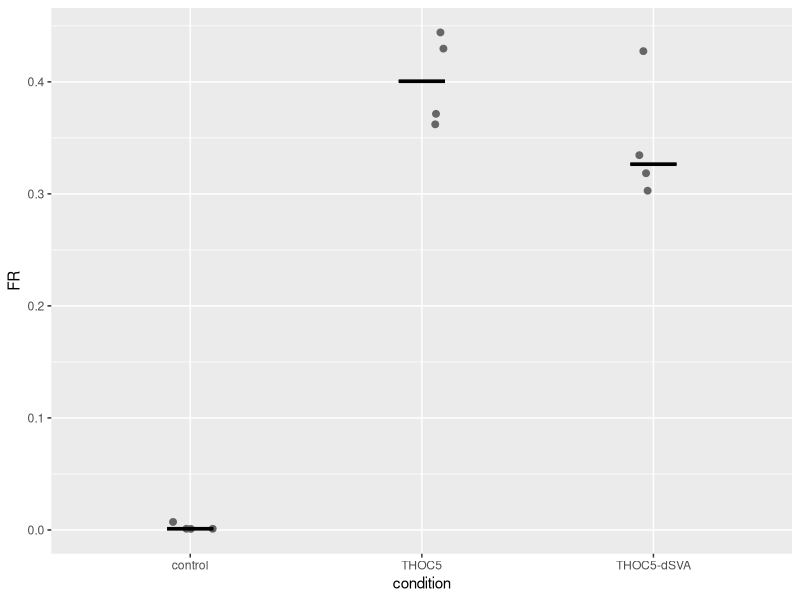
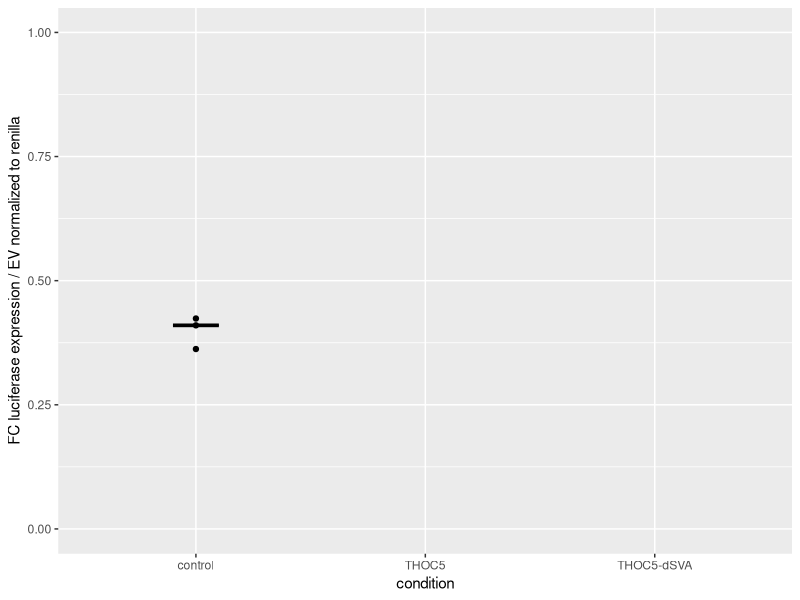
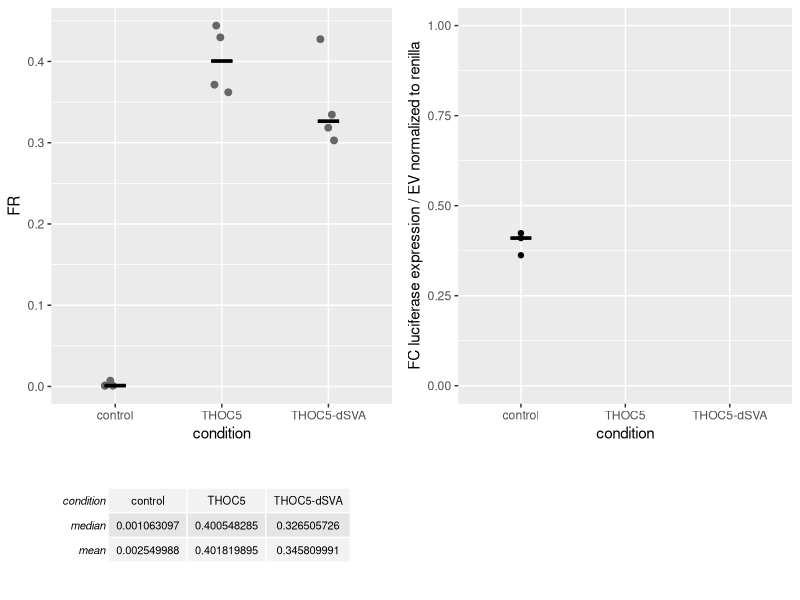
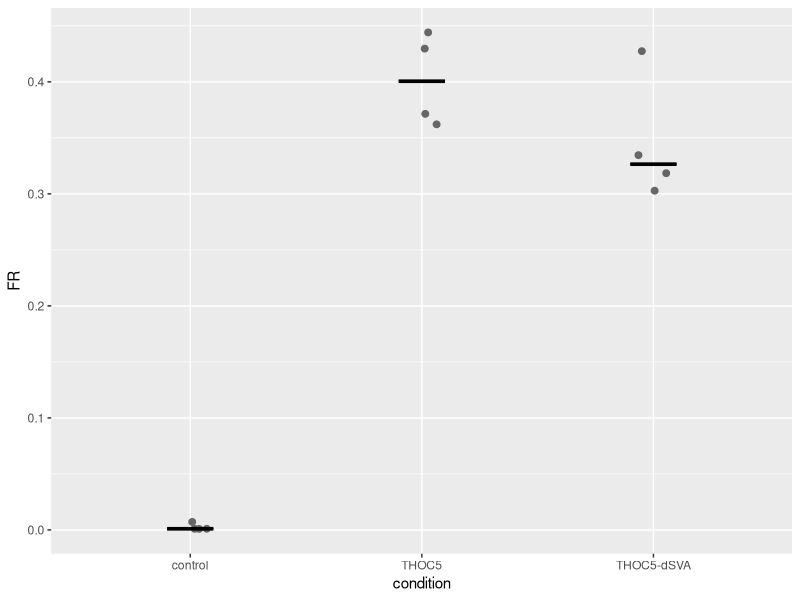
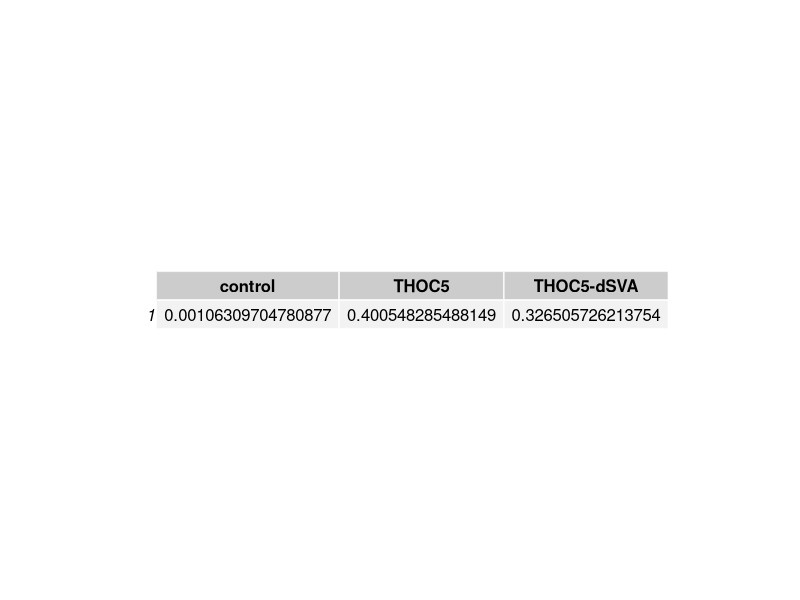
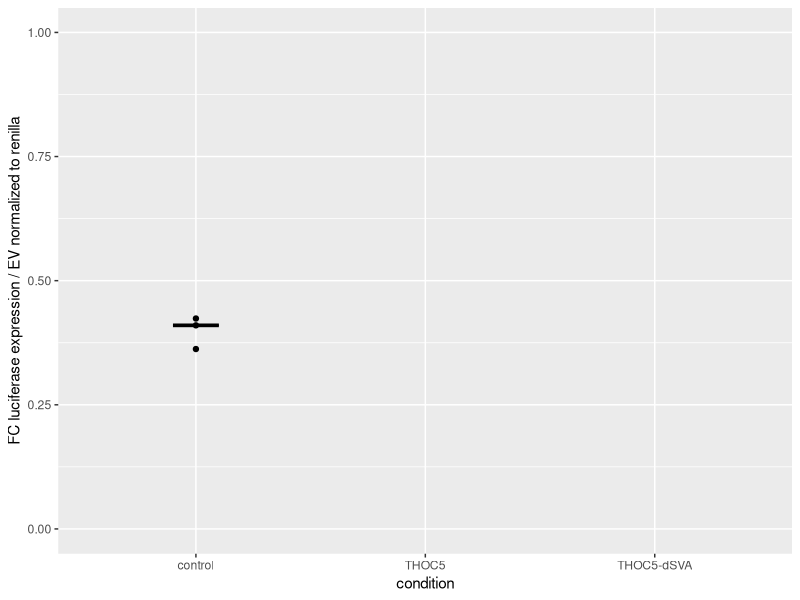

Reproduce these figures in R, in order.
# Dual Luciferase Analysis Pipeline
# Elias Brandorff, SILS Amsterdam Version 1
# import excel data from GloMax luminescence machine
# level 1 calculations: normalize expression to internal control 
# plot normalized expression values
# produce a summary table
# level 2 calculations: normalize expression of experimental to control condition
# plot relative expression 


#set working path
setwd("C:/DualReporterPipeline/")

# load the relevant libraries
library(readxl)
library(tidyr)
library(ggplot2)
library(dplyr)
library(gridExtra)
library(magrittr)

# import complete excel output GloMax with readxl into a dataframe.
# either point to number or name of the correct sheet 
all_data_from_excel <- read_excel("Dual Luciferase Reporter Assay System ELIAS 2020.03.10 05_34_44.xlsx", sheet = "Results")

#Subset firefly data
firefly <- all_data_from_excel[19:26,6:17] %>% unlist()

#Subset renilla data
renilla <- all_data_from_excel[40:47,6:17] %>% unlist()

#Read conditions from a csv file - empty cells are interpreted as NA
df_conditions <- read.csv("conditions_exp1.csv", stringsAsFactors = FALSE, na.strings = c("","NA","na"))

#Subset the dataframe, to select only conditions (get rid of row names)
df_conditions <- df_conditions[1:8,2:13] 

#Convert the dataframe with conditions to a vector
condition <- df_conditions %>% unlist(use.names = FALSE)

#Combine all vectors in a (tidy) dataframe, remove data that has no condition associated with it
#Note: By using filtering for NA, the 'condition' vector defines the data you want to analyze/display
df <- data.frame(condition,firefly,renilla) %>% filter(!is.na(condition))

#add a column that in which data is normalized to internal control
df <- df %>% mutate(FR=firefly/renilla) %>% na.omit() #Remove NA from the table (i.e. cells without data)

#Ensure that the order of the conditions is kept (otherwise ordering is alphabetical)
df$condition <- factor(df$condition, levels=unique(df$condition))

#Use this line of code when you want to sort the data acoording to median of FR
# df$condition <- reorder(df$condition, df$FR, median, na.rm = TRUE)

FR_tidy <- df

#plotting FR ratios for data overview
p1 <- ggplot(FR_tidy, aes(x = condition, y = FR)) +
  geom_jitter(position=position_jitter(0.1), cex=2, color="grey40") +
  stat_summary(fun = median, fun.min = median, fun.max = median,
               geom = "crossbar", width = 0.2)

p1

#Save p1 in png format
png("FR_summary_exp1.png", width = 300, height = 300)
plot(p1)
dev.off()

#Attemp to spread the dataframe. 
FR_tidy5 <- df %>%
  select(condition, FR) %>%
  group_by(condition) %>%
  mutate(grouped_id = row_number()) %>%
  pivot_wider(id_cols = NULL, names_from = condition, values_from = FR) %>%
  summarize_all(funs(median)) %>%
  select(-grouped_id)
FR_tidy5

#The table is in the correct orientation now. But we want to ad the mean and median as the 2 bottom rows to a the FR-values

#produce a table in PDF for publication containing the mean FR ratio per condition
pdf("FRtable_exp1.pdf", height=11, width=10, pivot = TRUE)
grid.table(FR_tidy5)
dev.off()

#FR summary
FR2_tidy2 <- FR_tidy %>%
  group_by(condition) %>%
  summarise(median = median(FR, na.rm = TRUE), mean = mean(FR, na.rm = TRUE))
FR2_tidy2

#doing the relative calculation i.e. normalize to expression of the empty vector "Ev"
#Calculate the average of the EV control
EV_mean <- FR_tidy %>% filter(condition=="control") %>% summarise(mean_EV_FR=mean(FR))  %>% unlist(use.names = FALSE)

#Divide FR by EV control value
FR_tidy <- FR_tidy %>% mutate(FC = FR/EV_mean)

#### Here a next step in the normalization can be made. I tested some data generated by my student. In this case we have an empty-vector control
#### and two reporter constructs that should be compared to each other, after normalization to the empty reporter vector. 
#### eventually, the "control" conditions can be omitted from the second plot.

p2 <- ggplot(FR_tidy, aes(condition, FC)) + 
  geom_point() +
  stat_summary(fun = median, fun.min = median, fun.max = median,
               geom = "crossbar", width = 0.2) +
  ylab("FC luciferase expression / EV normalized to renilla") +
  ylim(0,1)

p2

#Save p2 in png format  
png("FC_lucexpression1.png", width = 300, height = 300)
plot(p2)
dev.off()


tbl_median <- tableGrob(t(FR2_tidy2), theme = ttheme_default(8))
grid.arrange(p1, p2, tbl_median, ncol=2, nrow=2, as.table=TRUE, heights=c(3,1))
